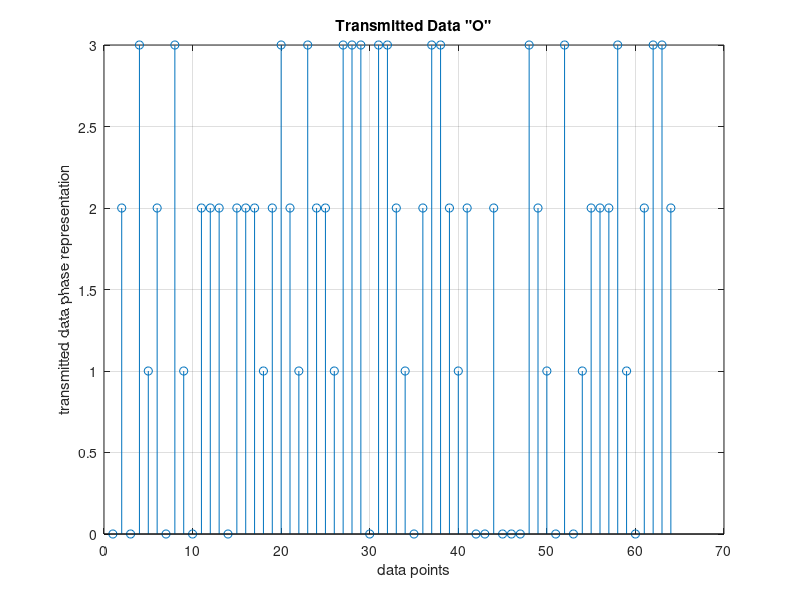
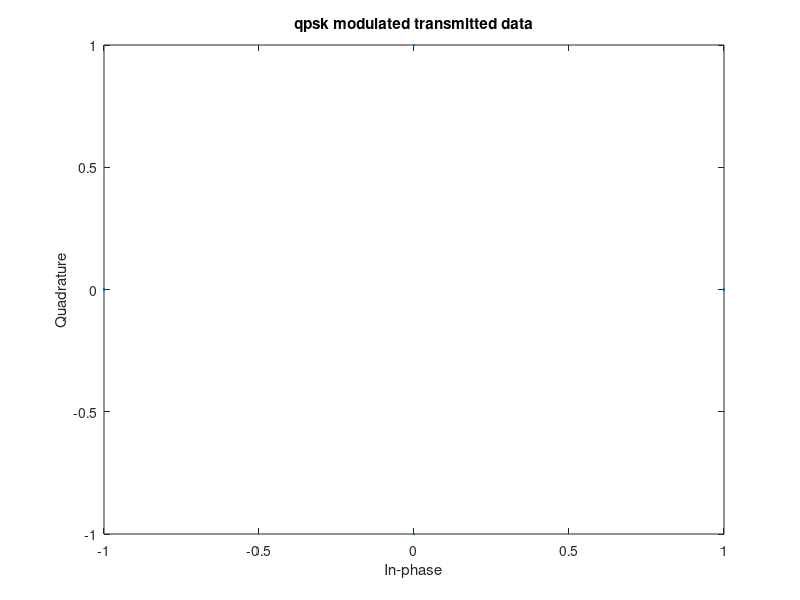
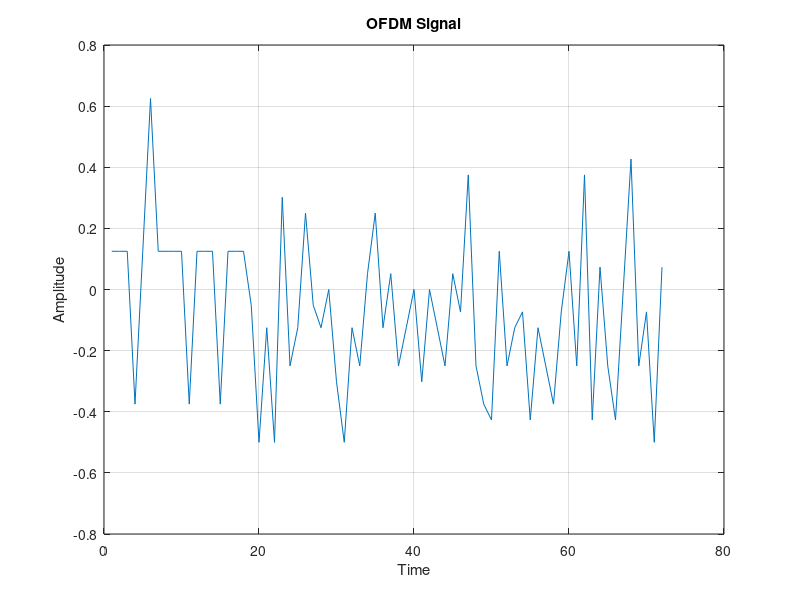
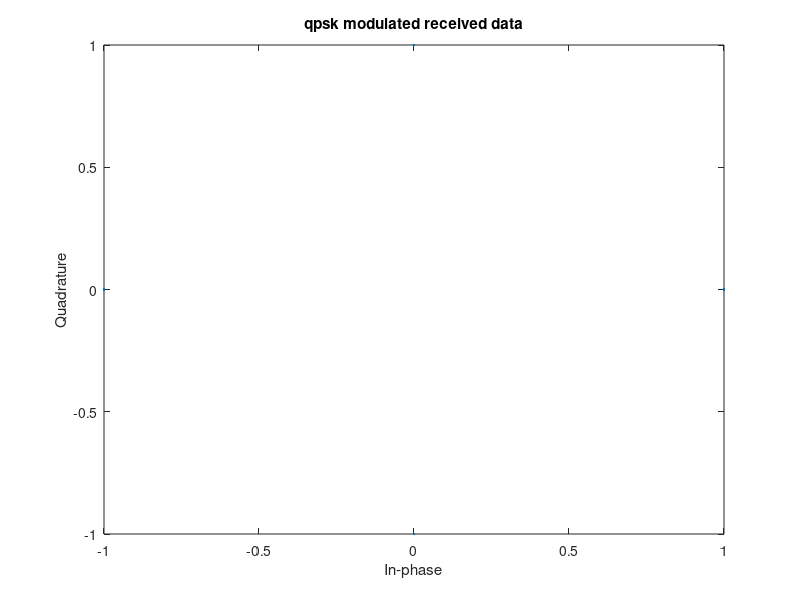

Write MATLAB code to recreate these figures, in order.
%==========================================================================
% The mfile investigates the generation, transmission and reception of
% the OFDM signal without channel noise or HPA effect
% Written By     : Baher Mohamed
%==========================================================================
clear all
clc
close  
%   ---------------
%   A: Setting Parameters
%   ---------------
M = 4;                          %   QPSK signal constellation
no_of_data_points = 64;        %   have 64 data points
block_size = 8;                 %   size of each ofdm block
cp_len = ceil(0.1*block_size);  %   length of cyclic prefix
no_of_ifft_points = block_size;           %   8 points for the FFT/IFFT
no_of_fft_points = block_size;
%   ---------------------------------------------
%   B:  %   +++++   TRANSMITTER    +++++
%   ---------------------------------------------
%   1.  Generate 1 x 64 vector of data points phase representations
data_source = randsrc(1, no_of_data_points, 0:M-1);
figure(1)
stem(data_source); grid on; xlabel('data points'); ylabel('transmitted data phase representation')
title('Transmitted Data "O"')
%   2.  Perform QPSK modulation
qpsk_modulated_data = pskmod(data_source, M);
scatterplot(qpsk_modulated_data);title('qpsk modulated transmitted data')
%   3.  Do IFFT on each block
%   Make the serial stream a matrix where each column represents a pre-OFDM
%   block (w/o cyclic prefixing)
%   First: Find out the number of colums that will exist after reshaping
num_cols=length(qpsk_modulated_data)/block_size;
data_matrix = reshape(qpsk_modulated_data, block_size, num_cols);
%   Second: Create empty matix to put the IFFT'd data
cp_start = block_size-cp_len;
cp_end = block_size;
%   Third: Operate columnwise & do CP
for i=1:num_cols,
    ifft_data_matrix(:,i) = ifft((data_matrix(:,i)),no_of_ifft_points);
    %   Compute and append Cyclic Prefix
    for j=1:cp_len,
       actual_cp(j,i) = ifft_data_matrix(j+cp_start,i);
    end
    %   Append the CP to the existing block to create the actual OFDM block
    ifft_data(:,i) = vertcat(actual_cp(:,i),ifft_data_matrix(:,i));
end
%   4.  Convert to serial stream for transmission
[rows_ifft_data cols_ifft_data]=size(ifft_data);
len_ofdm_data = rows_ifft_data*cols_ifft_data;
%   Actual OFDM signal to be transmitted
ofdm_signal = reshape(ifft_data, 1, len_ofdm_data);
figure(3)
plot(real(ofdm_signal)); xlabel('Time'); ylabel('Amplitude');
title('OFDM Signal');grid on;
%   ------------------------------------------
%   E:  %   +++++   RECEIVER    +++++
%   ------------------------------------------
%   1.  Pass the ofdm signal through the channel
recvd_signal = ofdm_signal;
%   4.  Convert Data back to "parallel" form to perform FFT
recvd_signal_matrix = reshape(recvd_signal,rows_ifft_data, cols_ifft_data);
%   5.  Remove CP
recvd_signal_matrix(1:cp_len,:)=[];
%   6.  Perform FFT
for i=1:cols_ifft_data,
    %   FFT
    fft_data_matrix(:,i) = fft(recvd_signal_matrix(:,i),no_of_fft_points);
end
%   7.  Convert to serial stream
recvd_serial_data = reshape(fft_data_matrix, 1,(block_size*num_cols));
%   8.  Demodulate the data
qpsk_demodulated_data = pskdemod(recvd_serial_data,M);
scatterplot(qpsk_modulated_data);title('qpsk modulated received data')
figure(5)
stem(qpsk_demodulated_data,'rx');
grid on;xlabel('data points');ylabel('received data phase representation');title('Received Data "X"')   
